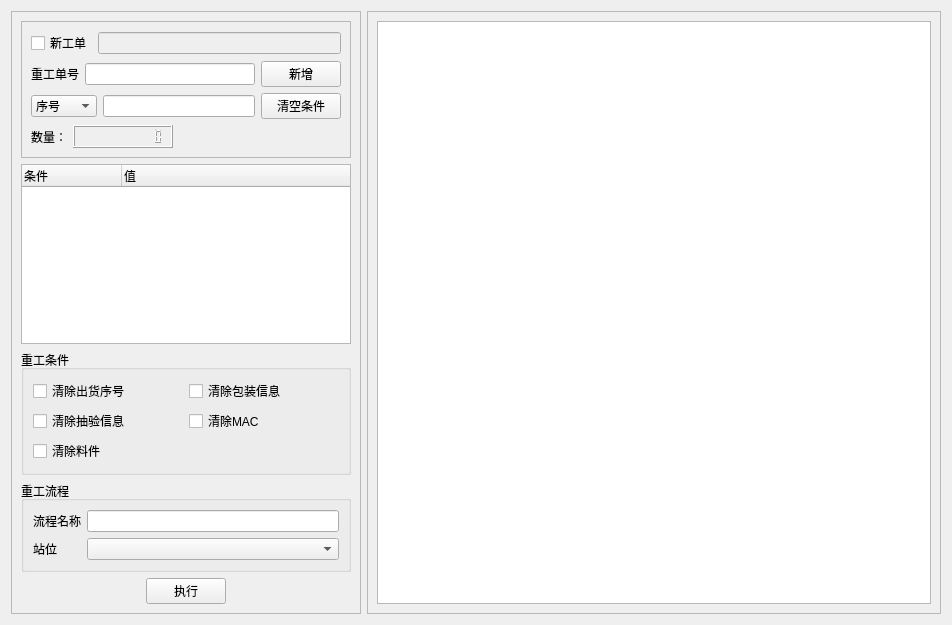
<?xml version="1.0" encoding="UTF-8"?>
<ui version="4.0">
 <class>ReworkForm</class>
 <widget class="QWidget" name="ReworkForm">
  <property name="geometry">
   <rect>
    <x>0</x>
    <y>0</y>
    <width>952</width>
    <height>625</height>
   </rect>
  </property>
  <property name="windowTitle">
   <string>Form</string>
  </property>
  <layout class="QHBoxLayout" name="horizontalLayout_6">
   <item>
    <widget class="QFrame" name="frame_2">
     <property name="maximumSize">
      <size>
       <width>350</width>
       <height>16777215</height>
      </size>
     </property>
     <property name="frameShape">
      <enum>QFrame::Shape::StyledPanel</enum>
     </property>
     <property name="frameShadow">
      <enum>QFrame::Shadow::Raised</enum>
     </property>
     <layout class="QVBoxLayout" name="verticalLayout_2">
      <item>
       <widget class="QFrame" name="frame_3">
        <property name="frameShape">
         <enum>QFrame::Shape::StyledPanel</enum>
        </property>
        <property name="frameShadow">
         <enum>QFrame::Shadow::Raised</enum>
        </property>
        <layout class="QVBoxLayout" name="verticalLayout">
         <item>
          <layout class="QHBoxLayout" name="horizontalLayout_3">
           <item>
            <widget class="QCheckBox" name="checkBoxWo">
             <property name="text">
              <string>新工单</string>
             </property>
            </widget>
           </item>
           <item>
            <widget class="QLineEdit" name="lineEditWo">
             <property name="enabled">
              <bool>false</bool>
             </property>
             <property name="dragEnabled">
              <bool>false</bool>
             </property>
            </widget>
           </item>
          </layout>
         </item>
         <item>
          <layout class="QHBoxLayout" name="horizontalLayout_4">
           <item>
            <widget class="QLabel" name="label">
             <property name="text">
              <string>重工单号</string>
             </property>
            </widget>
           </item>
           <item>
            <widget class="QLineEdit" name="lineEditReworkno"/>
           </item>
           <item>
            <widget class="QPushButton" name="pushButtonNew">
             <property name="text">
              <string>新增</string>
             </property>
            </widget>
           </item>
          </layout>
         </item>
         <item>
          <layout class="QHBoxLayout" name="horizontalLayout_2">
           <item>
            <widget class="QComboBox" name="comboBoxInput">
             <item>
              <property name="text">
               <string>序号</string>
              </property>
             </item>
             <item>
              <property name="text">
               <string>箱号</string>
              </property>
             </item>
             <item>
              <property name="text">
               <string>重工号</string>
              </property>
             </item>
             <item>
              <property name="text">
               <string>工单</string>
              </property>
             </item>
             <item>
              <property name="text">
               <string>抽验号</string>
              </property>
             </item>
            </widget>
           </item>
           <item>
            <widget class="QLineEdit" name="lineEditInput"/>
           </item>
           <item>
            <widget class="QPushButton" name="pushButtonClear">
             <property name="text">
              <string>清空条件</string>
             </property>
            </widget>
           </item>
          </layout>
         </item>
         <item>
          <layout class="QHBoxLayout" name="horizontalLayout_7">
           <item>
            <widget class="QLabel" name="label_4">
             <property name="text">
              <string>数量：</string>
             </property>
            </widget>
           </item>
           <item>
            <widget class="QLCDNumber" name="lcdNumber">
             <property name="lineWidth">
              <number>1</number>
             </property>
             <property name="smallDecimalPoint">
              <bool>true</bool>
             </property>
             <property name="digitCount">
              <number>10</number>
             </property>
             <property name="mode">
              <enum>QLCDNumber::Mode::Dec</enum>
             </property>
             <property name="intValue" stdset="0">
              <number>0</number>
             </property>
            </widget>
           </item>
           <item>
            <spacer name="horizontalSpacer_3">
             <property name="orientation">
              <enum>Qt::Orientation::Horizontal</enum>
             </property>
             <property name="sizeHint" stdset="0">
              <size>
               <width>40</width>
               <height>20</height>
              </size>
             </property>
            </spacer>
           </item>
          </layout>
         </item>
        </layout>
       </widget>
      </item>
      <item>
       <widget class="QTreeWidget" name="treeWidget">
        <property name="enabled">
         <bool>true</bool>
        </property>
        <column>
         <property name="text">
          <string>条件</string>
         </property>
        </column>
        <column>
         <property name="text">
          <string>值</string>
         </property>
        </column>
       </widget>
      </item>
      <item>
       <widget class="QGroupBox" name="groupBox">
        <property name="title">
         <string>重工条件</string>
        </property>
        <layout class="QGridLayout" name="gridLayout">
         <item row="1" column="1">
          <widget class="QCheckBox" name="checkBoxMac">
           <property name="text">
            <string>清除MAC</string>
           </property>
          </widget>
         </item>
         <item row="0" column="0">
          <widget class="QCheckBox" name="checkBoxCusn">
           <property name="text">
            <string>清除出货序号</string>
           </property>
          </widget>
         </item>
         <item row="1" column="0">
          <widget class="QCheckBox" name="checkBoxQc">
           <property name="text">
            <string>清除抽验信息</string>
           </property>
          </widget>
         </item>
         <item row="0" column="1">
          <widget class="QCheckBox" name="checkBoxPack">
           <property name="text">
            <string>清除包装信息</string>
           </property>
          </widget>
         </item>
         <item row="2" column="0">
          <widget class="QCheckBox" name="checkBoxParts">
           <property name="text">
            <string>清除料件</string>
           </property>
          </widget>
         </item>
        </layout>
       </widget>
      </item>
      <item>
       <widget class="QGroupBox" name="groupBox_2">
        <property name="title">
         <string>重工流程</string>
        </property>
        <layout class="QGridLayout" name="gridLayout_2">
         <item row="0" column="0">
          <widget class="QLabel" name="label_2">
           <property name="text">
            <string>流程名称</string>
           </property>
          </widget>
         </item>
         <item row="1" column="0">
          <widget class="QLabel" name="label_3">
           <property name="text">
            <string>站位</string>
           </property>
          </widget>
         </item>
         <item row="0" column="1">
          <widget class="QLineEdit" name="lineEditRoute"/>
         </item>
         <item row="1" column="1">
          <widget class="QComboBox" name="comboBoxProcess"/>
         </item>
        </layout>
       </widget>
      </item>
      <item>
       <layout class="QHBoxLayout" name="horizontalLayout_5">
        <item>
         <spacer name="horizontalSpacer_2">
          <property name="orientation">
           <enum>Qt::Orientation::Horizontal</enum>
          </property>
          <property name="sizeHint" stdset="0">
           <size>
            <width>40</width>
            <height>20</height>
           </size>
          </property>
         </spacer>
        </item>
        <item>
         <widget class="QPushButton" name="pushButtonReady">
          <property name="text">
           <string>执行</string>
          </property>
         </widget>
        </item>
        <item>
         <spacer name="horizontalSpacer">
          <property name="orientation">
           <enum>Qt::Orientation::Horizontal</enum>
          </property>
          <property name="sizeHint" stdset="0">
           <size>
            <width>40</width>
            <height>20</height>
           </size>
          </property>
         </spacer>
        </item>
       </layout>
      </item>
     </layout>
    </widget>
   </item>
   <item>
    <widget class="QFrame" name="frame">
     <property name="frameShape">
      <enum>QFrame::Shape::StyledPanel</enum>
     </property>
     <property name="frameShadow">
      <enum>QFrame::Shadow::Raised</enum>
     </property>
     <layout class="QHBoxLayout" name="horizontalLayout">
      <item>
       <widget class="QTableView" name="tableView"/>
      </item>
     </layout>
    </widget>
   </item>
  </layout>
 </widget>
 <resources/>
 <connections/>
</ui>
